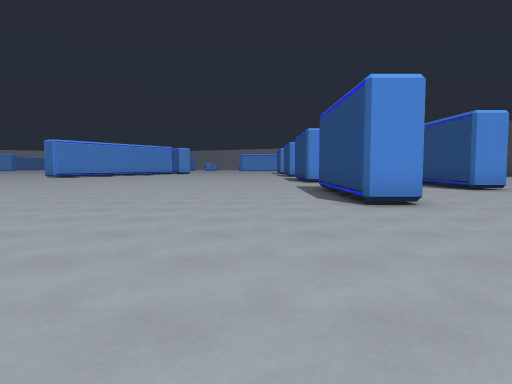
[1] (above)

23 first-person views from a walk through a level from a Godot 3-D game. The camera is 1.3 m above the floor, tilts 4° down and sees 70° across. The floor is counted in squares, 2 m on a side. Each view is taken from the middle of a square. On the plan, view 1 faces up. The plan holds only what a view shows up to about 11 squares ahead; the rest is blank. The place goes on beyond the plan.

[2]
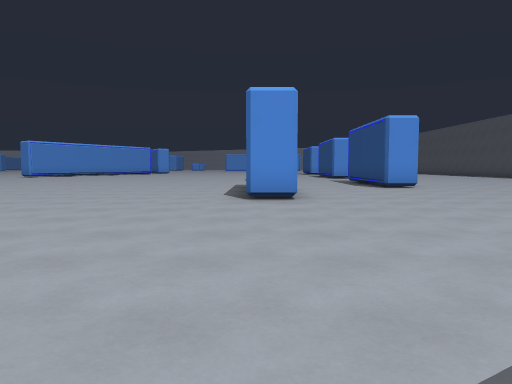

[3]
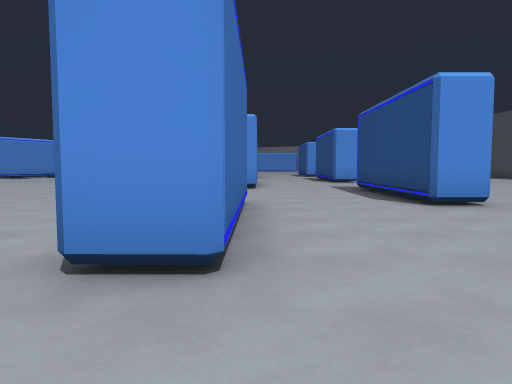

[4]
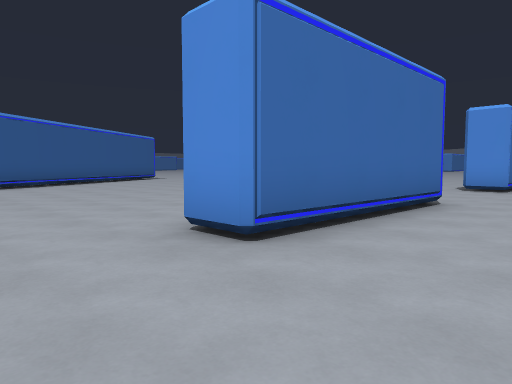

[5]
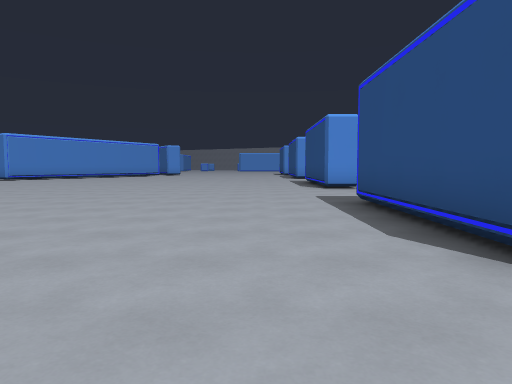

[6]
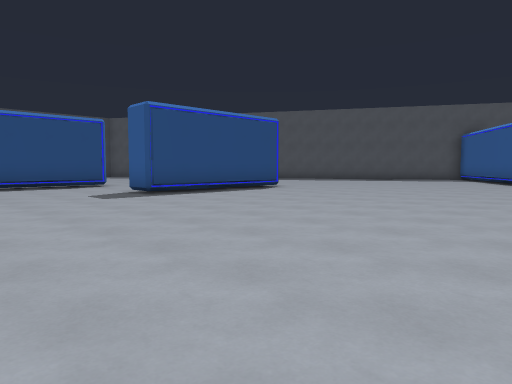

[7]
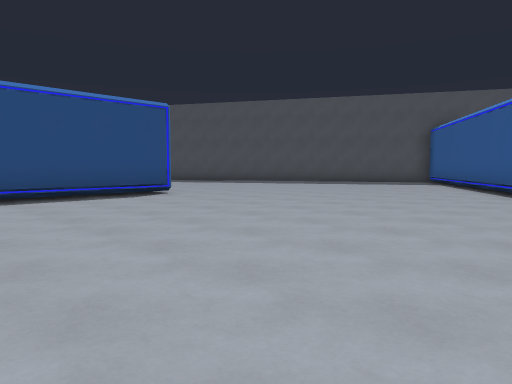

[8]
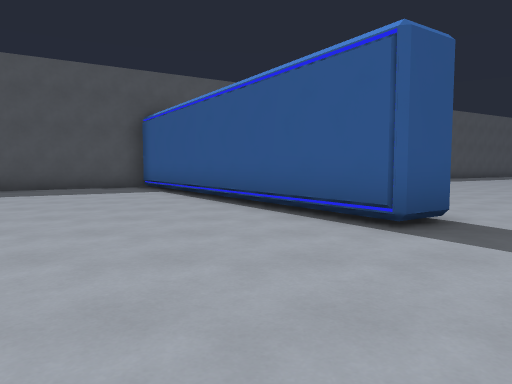

[9]
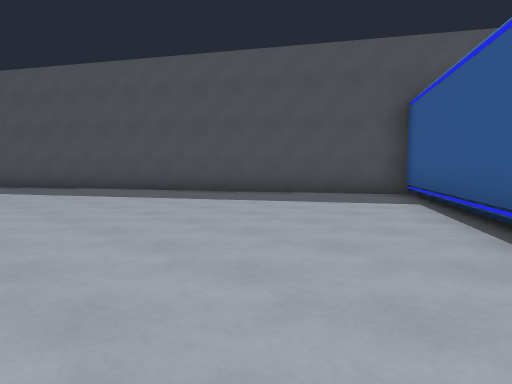

[10]
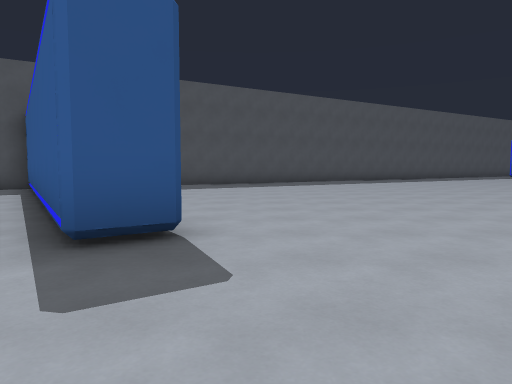

[11]
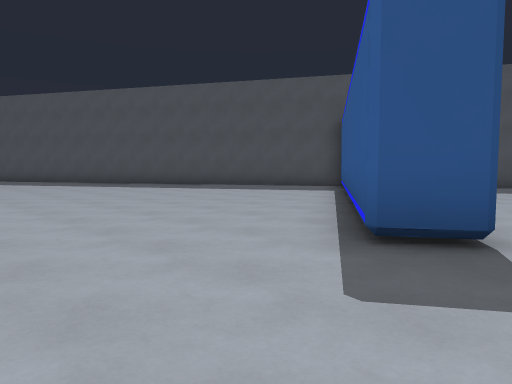

[12]
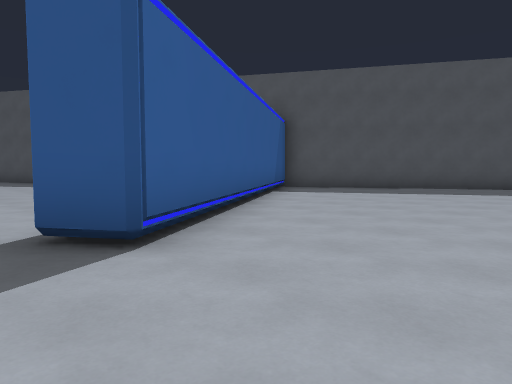

[13]
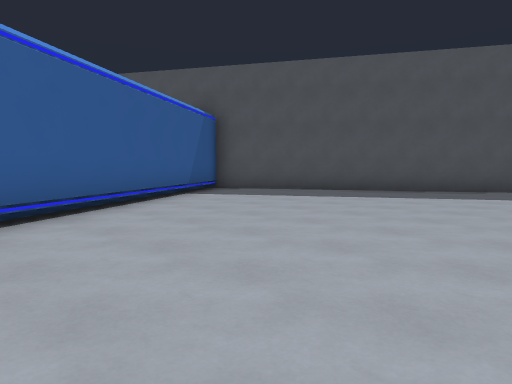

[14]
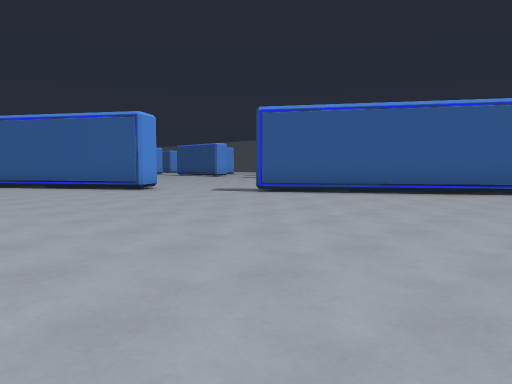

[15]
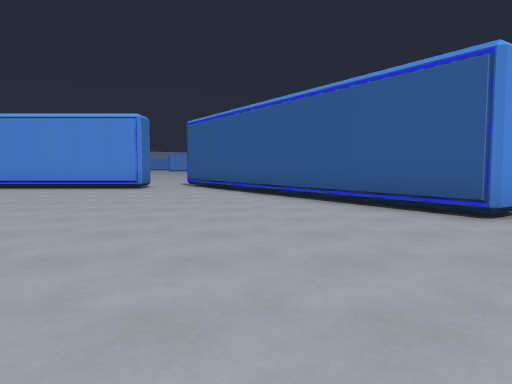

[16]
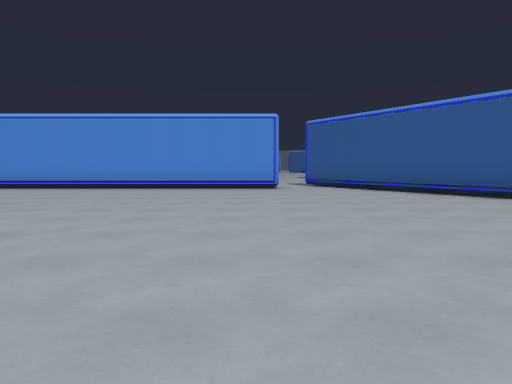

[17]
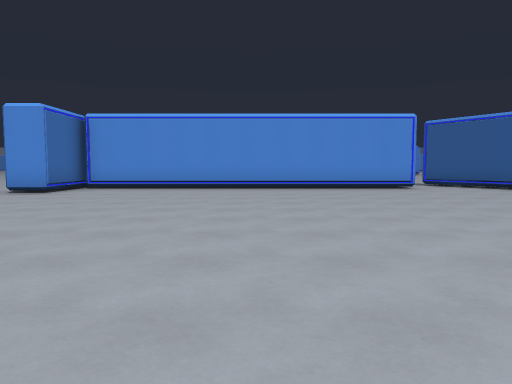

[18]
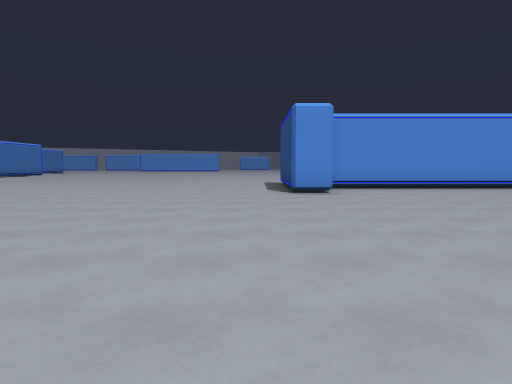

[19]
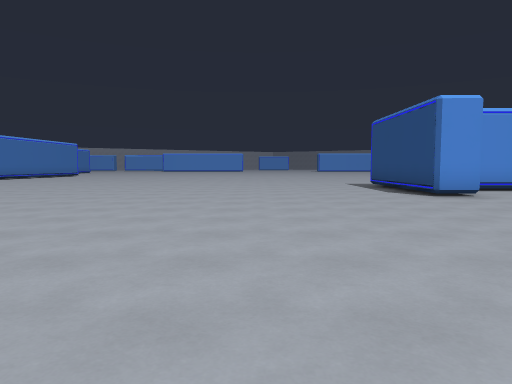

[20]
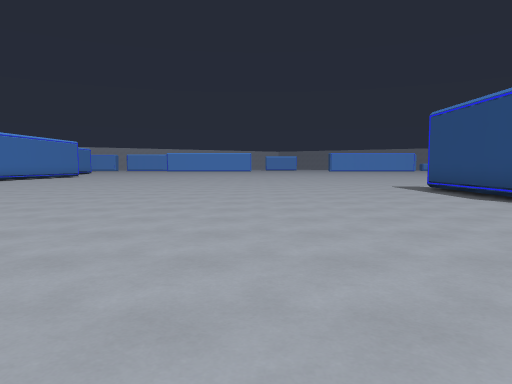

[21]
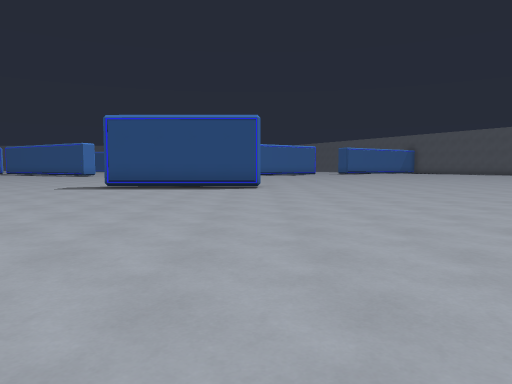

[22]
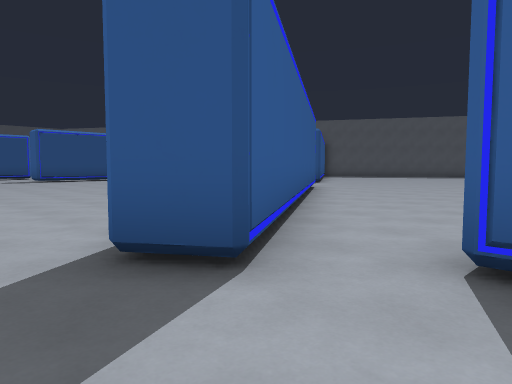

[23]
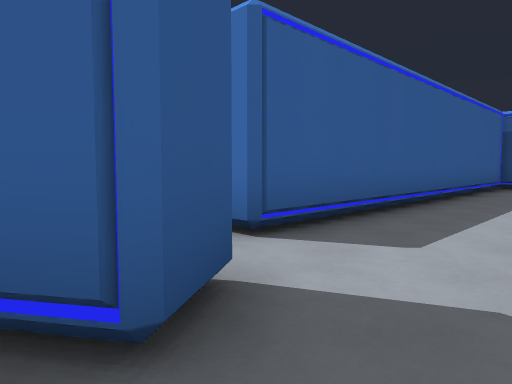

### Floor plan
Points are (right, up) in squares from view 1. A wall is a line through its corners. A room is listed if a view was taken in it or the views show most of it. See-through windows are left out.
Room 1 (views 1, 2, 3, 4, 5, 6, 7, 8, 9, 10, 11, 22, 23)
walls: (-7.8, 6.8) (-7.4, 6.2); (1.8, 6.1) (1.8, 10.8) (2.8, 10.7) (2.8, 6.1) (1.8, 6.1); (-6.3, 2.7) (-5.5, 3.2) (-0.4, -4.5); (2.9, 15.4) (2.9, 14.7) (2, 14.7); (6.8, 10) (5.9, 10) (5.9, 14.6); (-12.9, 12.7) (-13.4, 13.5) (-12.6, 14) (-12.2, 13.5); (-1, -4.8) (7.6, 0.2); (-24, 12.6) (-14.3, 12.6) (-14.3, 11.6)
ways out: opening at (-24.5, 15) to room 2; opening at (-14, 12) to room 2; opening at (-6.5, 4.5) to room 2
Room 2 (views 12, 13, 14, 15, 16, 17, 18, 19, 20, 21)
walls: (-24.1, 12.9) (-24.1, 9.9) (-25.1, 9.9) (-25.1, 14.5); (-14.3, 11.6) (-24, 11.6); (-8.1, -8.9) (-1, -4.8); (-7.3, 5.9) (-8.1, 5.4) (-12.9, 12.7); (-1.3, -4.9) (-6.3, 2.7)
ways out: opening at (-24.5, 15) to room 1; opening at (-14, 12) to room 1; opening at (-6.5, 4.5) to room 1

Where each view was taken, in squares from view 1:
view 1: 0 up, 0 right, facing up
view 2: 1 down, 2 right, facing up
view 3: 4 up, 3 right, facing up
view 4: 4 up, 5 right, facing up-left
view 5: 4 up, 0 right, facing up
view 6: 15 up, 6 left, facing down-right
view 7: 11 up, 6 left, facing down-right
view 8: 7 up, 4 left, facing down
view 9: 4 up, 4 left, facing down-right
view 10: 6 up, 7 left, facing down
view 11: 6 up, 7 left, facing down-right
view 12: 4 up, 9 left, facing down-right
view 13: 2 up, 10 left, facing down-right
view 14: 4 down, 13 left, facing up-right
view 15: 1 up, 11 left, facing up
view 16: 1 up, 15 left, facing up
view 17: 1 up, 19 left, facing up
view 18: 1 up, 26 left, facing up
view 19: 2 up, 29 left, facing up
view 20: 4 up, 30 left, facing up
view 21: 10 up, 36 left, facing right
view 22: 15 up, 15 left, facing down-right
view 23: 15 up, 12 left, facing down-left
